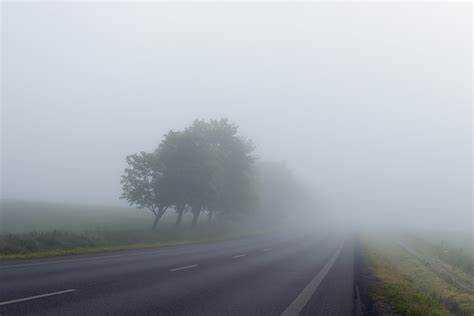
#> input picture initial trys/foggyimage.png, 474 x 316 px, found by its file name
$ python try2_dcp.py
#> lines starting #> are read from the running program, lines starting #| are printed output that depends on the picture
import cv2
import numpy as np


def dark_channel(im, size=10):
    """Computes the dark channel of the image."""
    # Get the minimum value in a local patch for each channel
    min_channel = cv2.erode(im, np.ones((size, size)))
    dark_channel = np.min(min_channel, axis=2)
    return dark_channel


def estimate_atmospheric_light(im, dark_channel):
    """Estimates atmospheric light from the dark channel."""
    # Get the top 0.1% of the dark channel to find atmospheric light
    num_pixels = dark_channel.size
    num_brightest = int(max(num_pixels / 1000, 1))  # Avoid zero division
    dark_vector = dark_channel.reshape(num_pixels)
    indices = np.argsort(dark_vector)[-num_brightest:]  # Get indices of the brightest
    atmospheric_light = np.mean(im.reshape(num_pixels, 3)[indices], axis=0)
    return atmospheric_light


def transmission_estimation(im, atmospheric_light, omega=0.8):
    """Estimates the transmission map."""
    # Normalize the image and calculate transmission
    normalized_image = im.astype(np.float64) / atmospheric_light
    transmission = 1 - omega * dark_channel(normalized_image)
    return transmission


def recover_image(im, transmission, atmospheric_light, t0=0.1):
    """Recovers the haze-free image."""
    # Ensure the transmission is greater than t0 to avoid division by zero
    transmission = np.clip(transmission, t0, 1)
    recovered_image = (im.astype(np.float64) - atmospheric_light) / transmission[
        :, :, np.newaxis
    ] + atmospheric_light
    recovered_image = np.clip(recovered_image, 0, 255).astype(
        np.uint8
    )  # Ensure valid pixel range
    return recovered_image


def dehaze_image(image_path, output_path):
    """Main function to dehaze an image."""
    # Load the image
    im = cv2.imread(image_path)
#> im is the input picture: shape (316, 474, 3); mean B, G, R 175.3, 168.7, 163
    if im is None:
        print("Error: Image not found!")
        return

    # Step 1: Compute the dark channel
    dark_channel_map = dark_channel(im)
#> in dark_channel, `min_channel = cv2.erode(im, np.ones((size, size)))`:
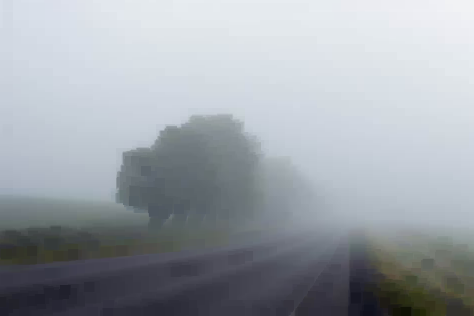
#> min_channel: shape (316, 474, 3); mean B, G, R 169.5, 163.2, 157.5
#> in dark_channel, `dark_channel = np.min(min_channel, axis=2)`:
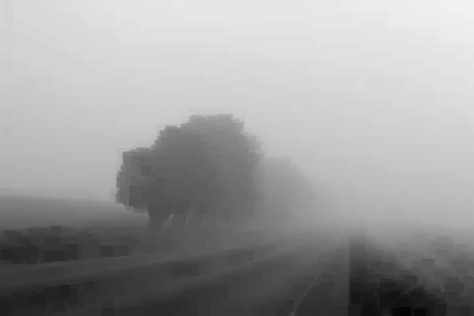
#> dark_channel: shape (316, 474); min 5, max 241, mean 156.8

    # Step 2: Estimate atmospheric light
    atmospheric_light = estimate_atmospheric_light(im, dark_channel_map)
#> in estimate_atmospheric_light, `indices = np.argsort(dark_vector)[-num_brightest:]`: indices = 149 values, max 5687 at index 66, min 445 at index 6, mean 2779.8
#> in estimate_atmospheric_light, `atmospheric_light = np.mean(im.reshape(num_pixels, 3)[indices], axis=0)`: atmospheric_light = [248.4, 246.3, 245.3]
#> atmospheric_light = [248.4, 246.3, 245.3]

    # Step 3: Estimate the transmission map
    transmission_map = transmission_estimation(im, atmospheric_light)
#> in transmission_estimation, `transmission = 1 - omega * dark_channel(normalized_image)`:
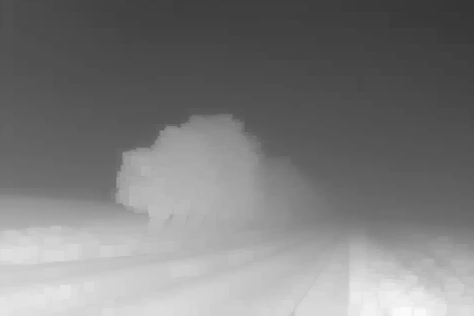
#> transmission: shape (316, 474) float64; min 0.214, max 0.984, mean 0.489

    # Step 4: Recover the scene radiance
    recovered_image = recover_image(im, transmission_map, atmospheric_light)
#> in recover_image, `recovered_image = (im.astype(np.float64) - atmospheric_light) / transm..`:
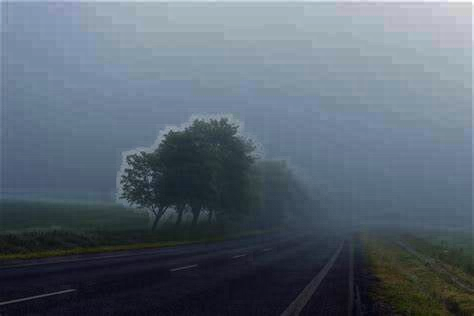
#> recovered_image: shape (316, 474, 3) float64; mean B, G, R 126.7, 113.2, 99.9; drawn with min black and max white
#> in recover_image, `recovered_image = np.clip(recovered_image, 0, 255).astype( np.uint8 )`:
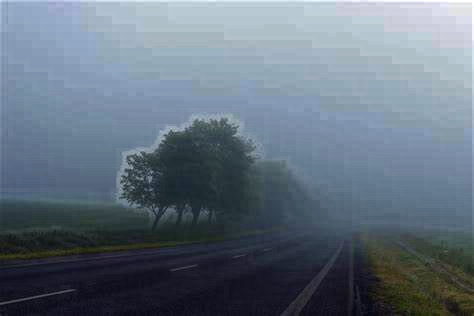
#> recovered_image: shape (316, 474, 3); mean B, G, R 126.2, 112.7, 99.3

    # Save the output image
    cv2.imwrite(output_path, recovered_image)
    print(f"Dehazed image saved as: {output_path}")

    # Display the results
    cv2.imshow("Original Image", im)
    cv2.imshow("Dehazed Image", recovered_image)
    cv2.waitKey(0)
    cv2.destroyAllWindows()


# Example usage
input_image_path = "C:/Users/hassa/OneDrive - Umich/Desktop/2024 HACKATHON/foggyimage.png"  # Replace with your image path
output_image_path = "C:/Users/hassa/OneDrive - Umich/Desktop/2024 HACKATHON/dehazed_image.png"  # Replace with desired output path

dehaze_image(input_image_path, output_image_path)
